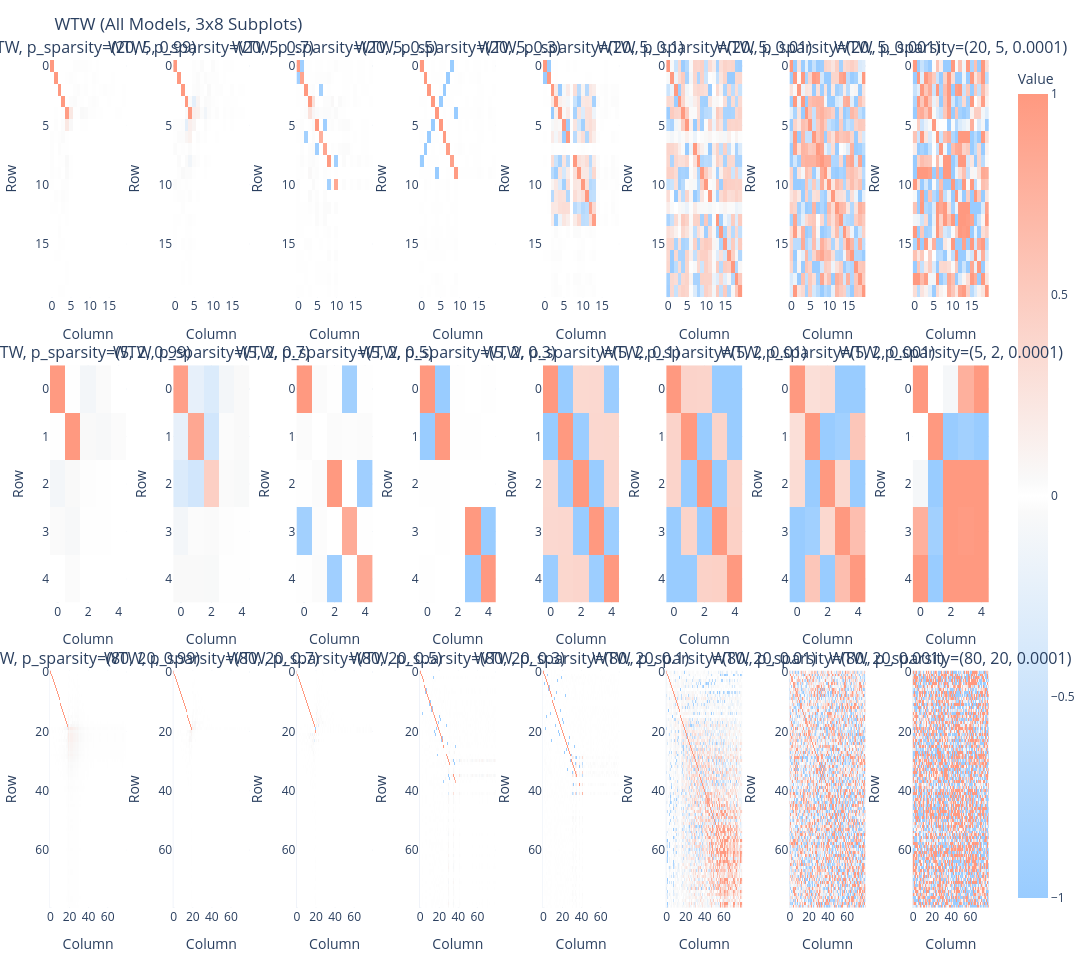

This figure's notebook cell:
### Code cell
from plotly.subplots import make_subplots

# Dynamically compute number of rows and columns to fit all models (max 5 columns)
n_models = len(Ws)
max_cols = 8
n_cols = min(n_models, max_cols)
n_rows = (n_models + n_cols - 1) // n_cols  # Ceiling division

# Prepare subplot titles for each position (left blank if not used)
subplot_titles = []
for i in range(n_rows * n_cols):
    if i < n_models:
        weight = Ws[i]
        title = (
            f"WTW, p_sparsity={weight[0]}"
            if isinstance(weight, (list, tuple)) and len(weight) > 1 else "WTW"
        )
        subplot_titles.append(title)
    else:
        subplot_titles.append("")

fig = make_subplots(
    rows=n_rows,
    cols=n_cols,
    subplot_titles=subplot_titles,
    horizontal_spacing=0.05,
    vertical_spacing=0.08,
)

for idx, weight in enumerate(Ws):
    # Unpack W and (optionally) p_sparsity
    W = weight[1]
    p_sparsity = weight[0] if isinstance(weight, (list, tuple)) and len(weight) > 1 else None
    # Ensure W is a torch Tensor
    if not isinstance(W, torch.Tensor):
        W = torch.tensor(W)
    WTW = W @ W.T
    # Convert Torch tensor to nested Python list for Plotly
    wtw_list = WTW.cpu().tolist()

    # Determine subplot position
    row_idx = idx // n_cols + 1  # Plotly rows are 1-based
    col_idx = idx % n_cols + 1   # Plotly cols are 1-based

    fig.add_trace(
        go.Heatmap(
            z=wtw_list,
            colorscale=[
                [0.0, "#ff9980"],      # lighter red for -1
                [0.48, "#f9f9f9"],    # near zero: lighter grey/white
                [0.5, "#ffffff"],     # zero: pure white
                [0.52, "#f9f9f9"],    # near zero: lighter grey/white
                [1.0, "#99ccff"]      # lighter blue for +1
            ],
            zmin=-1,
            zmax=1,
            colorbar=dict(title="Value") if idx == n_models - 1 else None,  # Show colorbar only on last subplot
            reversescale=True,
            showscale=True if idx == n_models - 1 else False,  # Only show scale on last
        ),
        row=row_idx,
        col=col_idx,
    )
    # Reverse y-axis for each subplot
    fig.update_yaxes(autorange="reversed", row=row_idx, col=col_idx)
    fig.update_xaxes(title_text="Column", row=row_idx, col=col_idx)
    fig.update_yaxes(title_text="Row", row=row_idx, col=col_idx)

fig.update_layout(
    height=320 * n_rows,
    width=320 * n_cols,
    margin=dict(t=60, l=10, r=10, b=10),
    template="plotly_white",
    title_text=f"WTW (All Models, {n_rows}x{n_cols} Subplots)",
)

fig.show()

### Figure 1 — Plotly figure (JSON) as saved in the notebook; plotly's stock layout.template omitted (floating-point values rounded to 4 significant figures; data arrays with more than 128 entries replaced by an {"elided": "..."} marker saying what was removed)
{"data": [{"colorscale": [[0, "#ff9980"], [0.48, "#f9f9f9"], [0.5, "#ffffff"], [0.52, "#f9f9f9"], [1, "#99ccff"]], "reversescale": true, "showscale": false, "type": "heatmap", "xaxis": "x", "yaxis": "y", "z": {"elided": "20x20 float values"}, "zmax": 1, "zmin": -1}, {"colorscale": [[0, "#ff9980"], [0.48, "#f9f9f9"], [0.5, "#ffffff"], [0.52, "#f9f9f9"], [1, "#99ccff"]], "reversescale": true, "showscale": false, "type": "heatmap", "xaxis": "x2", "yaxis": "y2", "z": {"elided": "20x20 float values"}, "zmax": 1, "zmin": -1}, {"colorscale": [[0, "#ff9980"], [0.48, "#f9f9f9"], [0.5, "#ffffff"], [0.52, "#f9f9f9"], [1, "#99ccff"]], "reversescale": true, "showscale": false, "type": "heatmap", "xaxis": "x3", "yaxis": "y3", "z": {"elided": "20x20 float values"}, "zmax": 1, "zmin": -1}, {"colorscale": [[0, "#ff9980"], [0.48, "#f9f9f9"], [0.5, "#ffffff"], [0.52, "#f9f9f9"], [1, "#99ccff"]], "reversescale": true, "showscale": false, "type": "heatmap", "xaxis": "x4", "yaxis": "y4", "z": {"elided": "20x20 float values"}, "zmax": 1, "zmin": -1}, {"colorscale": [[0, "#ff9980"], [0.48, "#f9f9f9"], [0.5, "#ffffff"], [0.52, "#f9f9f9"], [1, "#99ccff"]], "reversescale": true, "showscale": false, "type": "heatmap", "xaxis": "x5", "yaxis": "y5", "z": {"elided": "20x20 float values"}, "zmax": 1, "zmin": -1}, {"colorscale": [[0, "#ff9980"], [0.48, "#f9f9f9"], [0.5, "#ffffff"], [0.52, "#f9f9f9"], [1, "#99ccff"]], "reversescale": true, "showscale": false, "type": "heatmap", "xaxis": "x6", "yaxis": "y6", "z": {"elided": "20x20 float values"}, "zmax": 1, "zmin": -1}, {"colorscale": [[0, "#ff9980"], [0.48, "#f9f9f9"], [0.5, "#ffffff"], [0.52, "#f9f9f9"], [1, "#99ccff"]], "reversescale": true, "showscale": false, "type": "heatmap", "xaxis": "x7", "yaxis": "y7", "z": {"elided": "20x20 float values"}, "zmax": 1, "zmin": -1}, {"colorscale": [[0, "#ff9980"], [0.48, "#f9f9f9"], [0.5, "#ffffff"], [0.52, "#f9f9f9"], [1, "#99ccff"]], "reversescale": true, "showscale": false, "type": "heatmap", "xaxis": "x8", "yaxis": "y8", "z": {"elided": "20x20 float values"}, "zmax": 1, "zmin": -1}, {"colorscale": [[0, "#ff9980"], [0.48, "#f9f9f9"], [0.5, "#ffffff"], [0.52, "#f9f9f9"], [1, "#99ccff"]], "reversescale": true, "showscale": false, "type": "heatmap", "xaxis": "x9", "yaxis": "y9", "z": [[0.9919, -0.007327, -0.1046, -0.03229, 0.002485], [-0.007327, 0.9963, -0.03923, -0.06066, 0.02635], [-0.1046, -0.03923, 0.01264, 0.005851, -0.001321], [-0.03229, -0.06066, 0.005851, 0.004774, -0.001693], [0.002485, 0.02635, -0.001321, -0.001693, 0.000704]], "zmax": 1, "zmin": -1}, {"colorscale": [[0, "#ff9980"], [0.48, "#f9f9f9"], [0.5, "#ffffff"], [0.52, "#f9f9f9"], [1, "#99ccff"]], "reversescale": true, "showscale": false, "type": "heatmap", "xaxis": "x10", "yaxis": "y10", "z": [[0.9391, -0.2222, -0.3367, -0.09896, 0.04314], [-0.2222, 0.8596, -0.444, 0.0285, 0.03771], [-0.3367, -0.444, 0.4606, 0.03218, -0.04657], [-0.09896, 0.0285, 0.03218, 0.01046, -0.004244], [0.04314, 0.03771, -0.04657, -0.004244, 0.004828]], "zmax": 1, "zmin": -1}, {"colorscale": [[0, "#ff9980"], [0.48, "#f9f9f9"], [0.5, "#ffffff"], [0.52, "#f9f9f9"], [1, "#99ccff"]], "reversescale": true, "showscale": false, "type": "heatmap", "xaxis": "x11", "yaxis": "y11", "z": [[1.019, -0.02347, -0.00861, -0.914, 0.00362], [-0.02347, 0.001438, -0.02979, 0.02128, 0.02762], [-0.00861, -0.02979, 1.002, 2.78e-05, -0.9259], [-0.914, 0.02128, 2.78e-05, 0.82, 0.003862], [0.00362, 0.02762, -0.9259, 0.003862, 0.8553]], "zmax": 1, "zmin": -1}, {"colorscale": [[0, "#ff9980"], [0.48, "#f9f9f9"], [0.5, "#ffffff"], [0.52, "#f9f9f9"], [1, "#99ccff"]], "reversescale": true, "showscale": false, "type": "heatmap", "xaxis": "x12", "yaxis": "y12", "z": [[1.032, -1.021, 0.004917, -0.001628, -0.004204], [-1.021, 1.01, -0.004877, 0.006447, -0.00057], [0.004917, -0.004877, 3.014e-05, -0.00265, 0.002564], [-0.001628, 0.006447, -0.00265, 1.041, -1.018], [-0.004204, -0.00057, 0.002564, -1.018, 0.9957]], "zmax": 1, "zmin": -1}, {"colorscale": [[0, "#ff9980"], [0.48, "#f9f9f9"], [0.5, "#ffffff"], [0.52, "#f9f9f9"], [1, "#99ccff"]], "reversescale": true, "showscale": false, "type": "heatmap", "xaxis": "x13", "yaxis": "y13", "z": [[1.254, -1.019, 0.3637, 0.3687, -0.9689], [-1.019, 1.236, -0.971, 0.3753, 0.3781], [0.3637, -0.971, 1.222, -1.009, 0.3953], [0.3687, 0.3753, -1.009, 1.223, -0.9606], [-0.9689, 0.3781, 0.3953, -0.9606, 1.158]], "zmax": 1, "zmin": -1}, {"colorscale": [[0, "#ff9980"], [0.48, "#f9f9f9"], [0.5, "#ffffff"], [0.52, "#f9f9f9"], [1, "#99ccff"]], "reversescale": true, "showscale": false, "type": "heatmap", "xaxis": "x14", "yaxis": "y14", "z": [[1.351, 0.4167, 0.4056, -1.124, -1.09], [0.4167, 1.371, -1.099, 0.4106, -1.1], [0.4056, -1.099, 1.328, -1.084, 0.4254], [-1.124, 0.4106, -1.084, 1.397, 0.4417], [-1.09, -1.1, 0.4254, 0.4417, 1.35]], "zmax": 1, "zmin": -1}, {"colorscale": [[0, "#ff9980"], [0.48, "#f9f9f9"], [0.5, "#ffffff"], [0.52, "#f9f9f9"], [1, "#99ccff"]], "reversescale": true, "showscale": false, "type": "heatmap", "xaxis": "x15", "yaxis": "y15", "z": [[1.287, 0.2982, 0.331, -1.142, -1.22], [0.2982, 1.263, -1.136, -0.9214, 0.5475], [0.331, -1.136, 1.317, 0.3735, -1.157], [-1.142, -0.9214, 0.3735, 1.375, 0.6262], [-1.22, 0.5475, -1.157, 0.6262, 1.734]], "zmax": 1, "zmin": -1}, {"colorscale": [[0, "#ff9980"], [0.48, "#f9f9f9"], [0.5, "#ffffff"], [0.52, "#f9f9f9"], [1, "#99ccff"]], "reversescale": true, "showscale": false, "type": "heatmap", "xaxis": "x16", "yaxis": "y16", "z": [[2.35, 0.0001099, -0.0776, 0.7699, 1.027], [0.0001099, 1.15, -1.855, -0.9129, -1.156], [-0.0776, -1.855, 2.994, 1.447, 1.83], [0.7699, -0.9129, 1.447, 0.9771, 1.254], [1.027, -1.156, 1.83, 1.254, 1.611]], "zmax": 1, "zmin": -1}, {"colorscale": [[0, "#ff9980"], [0.48, "#f9f9f9"], [0.5, "#ffffff"], [0.52, "#f9f9f9"], [1, "#99ccff"]], "reversescale": true, "showscale": false, "type": "heatmap", "xaxis": "x17", "yaxis": "y17", "z": {"elided": "80x80 float values"}, "zmax": 1, "zmin": -1}, {"colorscale": [[0, "#ff9980"], [0.48, "#f9f9f9"], [0.5, "#ffffff"], [0.52, "#f9f9f9"], [1, "#99ccff"]], "reversescale": true, "showscale": false, "type": "heatmap", "xaxis": "x18", "yaxis": "y18", "z": {"elided": "80x80 float values"}, "zmax": 1, "zmin": -1}, {"colorscale": [[0, "#ff9980"], [0.48, "#f9f9f9"], [0.5, "#ffffff"], [0.52, "#f9f9f9"], [1, "#99ccff"]], "reversescale": true, "showscale": false, "type": "heatmap", "xaxis": "x19", "yaxis": "y19", "z": {"elided": "80x80 float values"}, "zmax": 1, "zmin": -1}, {"colorscale": [[0, "#ff9980"], [0.48, "#f9f9f9"], [0.5, "#ffffff"], [0.52, "#f9f9f9"], [1, "#99ccff"]], "reversescale": true, "showscale": false, "type": "heatmap", "xaxis": "x20", "yaxis": "y20", "z": {"elided": "80x80 float values"}, "zmax": 1, "zmin": -1}, {"colorscale": [[0, "#ff9980"], [0.48, "#f9f9f9"], [0.5, "#ffffff"], [0.52, "#f9f9f9"], [1, "#99ccff"]], "reversescale": true, "showscale": false, "type": "heatmap", "xaxis": "x21", "yaxis": "y21", "z": {"elided": "80x80 float values"}, "zmax": 1, "zmin": -1}, {"colorscale": [[0, "#ff9980"], [0.48, "#f9f9f9"], [0.5, "#ffffff"], [0.52, "#f9f9f9"], [1, "#99ccff"]], "reversescale": true, "showscale": false, "type": "heatmap", "xaxis": "x22", "yaxis": "y22", "z": {"elided": "80x80 float values"}, "zmax": 1, "zmin": -1}, {"colorscale": [[0, "#ff9980"], [0.48, "#f9f9f9"], [0.5, "#ffffff"], [0.52, "#f9f9f9"], [1, "#99ccff"]], "reversescale": true, "showscale": false, "type": "heatmap", "xaxis": "x23", "yaxis": "y23", "z": {"elided": "80x80 float values"}, "zmax": 1, "zmin": -1}, {"colorbar": {"title": {"text": "Value"}}, "colorscale": [[0, "#ff9980"], [0.48, "#f9f9f9"], [0.5, "#ffffff"], [0.52, "#f9f9f9"], [1, "#99ccff"]], "reversescale": true, "showscale": true, "type": "heatmap", "xaxis": "x24", "yaxis": "y24", "z": {"elided": "80x80 float values"}, "zmax": 1, "zmin": -1}], "layout": {"annotations": [{"font": {"size": 16}, "showarrow": false, "text": "WTW, p_sparsity=(20, 5, 0.99)", "x": 0.04062, "xanchor": "center", "xref": "paper", "y": 1, "yanchor": "bottom", "yref": "paper"}, {"font": {"size": 16}, "showarrow": false, "text": "WTW, p_sparsity=(20, 5, 0.7)", "x": 0.1719, "xanchor": "center", "xref": "paper", "y": 1, "yanchor": "bottom", "yref": "paper"}, {"font": {"size": 16}, "showarrow": false, "text": "WTW, p_sparsity=(20, 5, 0.5)", "x": 0.3031, "xanchor": "center", "xref": "paper", "y": 1, "yanchor": "bottom", "yref": "paper"}, {"font": {"size": 16}, "showarrow": false, "text": "WTW, p_sparsity=(20, 5, 0.3)", "x": 0.4344, "xanchor": "center", "xref": "paper", "y": 1, "yanchor": "bottom", "yref": "paper"}, {"font": {"size": 16}, "showarrow": false, "text": "WTW, p_sparsity=(20, 5, 0.1)", "x": 0.5656, "xanchor": "center", "xref": "paper", "y": 1, "yanchor": "bottom", "yref": "paper"}, {"font": {"size": 16}, "showarrow": false, "text": "WTW, p_sparsity=(20, 5, 0.01)", "x": 0.6969, "xanchor": "center", "xref": "paper", "y": 1, "yanchor": "bottom", "yref": "paper"}, {"font": {"size": 16}, "showarrow": false, "text": "WTW, p_sparsity=(20, 5, 0.001)", "x": 0.8281, "xanchor": "center", "xref": "paper", "y": 1, "yanchor": "bottom", "yref": "paper"}, {"font": {"size": 16}, "showarrow": false, "text": "WTW, p_sparsity=(20, 5, 0.0001)", "x": 0.9594, "xanchor": "center", "xref": "paper", "y": 1, "yanchor": "bottom", "yref": "paper"}, {"font": {"size": 16}, "showarrow": false, "text": "WTW, p_sparsity=(5, 2, 0.99)", "x": 0.04062, "xanchor": "center", "xref": "paper", "y": 0.64, "yanchor": "bottom", "yref": "paper"}, {"font": {"size": 16}, "showarrow": false, "text": "WTW, p_sparsity=(5, 2, 0.7)", "x": 0.1719, "xanchor": "center", "xref": "paper", "y": 0.64, "yanchor": "bottom", "yref": "paper"}, {"font": {"size": 16}, "showarrow": false, "text": "WTW, p_sparsity=(5, 2, 0.5)", "x": 0.3031, "xanchor": "center", "xref": "paper", "y": 0.64, "yanchor": "bottom", "yref": "paper"}, {"font": {"size": 16}, "showarrow": false, "text": "WTW, p_sparsity=(5, 2, 0.3)", "x": 0.4344, "xanchor": "center", "xref": "paper", "y": 0.64, "yanchor": "bottom", "yref": "paper"}, {"font": {"size": 16}, "showarrow": false, "text": "WTW, p_sparsity=(5, 2, 0.1)", "x": 0.5656, "xanchor": "center", "xref": "paper", "y": 0.64, "yanchor": "bottom", "yref": "paper"}, {"font": {"size": 16}, "showarrow": false, "text": "WTW, p_sparsity=(5, 2, 0.01)", "x": 0.6969, "xanchor": "center", "xref": "paper", "y": 0.64, "yanchor": "bottom", "yref": "paper"}, {"font": {"size": 16}, "showarrow": false, "text": "WTW, p_sparsity=(5, 2, 0.001)", "x": 0.8281, "xanchor": "center", "xref": "paper", "y": 0.64, "yanchor": "bottom", "yref": "paper"}, {"font": {"size": 16}, "showarrow": false, "text": "WTW, p_sparsity=(5, 2, 0.0001)", "x": 0.9594, "xanchor": "center", "xref": "paper", "y": 0.64, "yanchor": "bottom", "yref": "paper"}, {"font": {"size": 16}, "showarrow": false, "text": "WTW, p_sparsity=(80, 20, 0.99)", "x": 0.04062, "xanchor": "center", "xref": "paper", "y": 0.28, "yanchor": "bottom", "yref": "paper"}, {"font": {"size": 16}, "showarrow": false, "text": "WTW, p_sparsity=(80, 20, 0.7)", "x": 0.1719, "xanchor": "center", "xref": "paper", "y": 0.28, "yanchor": "bottom", "yref": "paper"}, {"font": {"size": 16}, "showarrow": false, "text": "WTW, p_sparsity=(80, 20, 0.5)", "x": 0.3031, "xanchor": "center", "xref": "paper", "y": 0.28, "yanchor": "bottom", "yref": "paper"}, {"font": {"size": 16}, "showarrow": false, "text": "WTW, p_sparsity=(80, 20, 0.3)", "x": 0.4344, "xanchor": "center", "xref": "paper", "y": 0.28, "yanchor": "bottom", "yref": "paper"}, {"font": {"size": 16}, "showarrow": false, "text": "WTW, p_sparsity=(80, 20, 0.1)", "x": 0.5656, "xanchor": "center", "xref": "paper", "y": 0.28, "yanchor": "bottom", "yref": "paper"}, {"font": {"size": 16}, "showarrow": false, "text": "WTW, p_sparsity=(80, 20, 0.01)", "x": 0.6969, "xanchor": "center", "xref": "paper", "y": 0.28, "yanchor": "bottom", "yref": "paper"}, {"font": {"size": 16}, "showarrow": false, "text": "WTW, p_sparsity=(80, 20, 0.001)", "x": 0.8281, "xanchor": "center", "xref": "paper", "y": 0.28, "yanchor": "bottom", "yref": "paper"}, {"font": {"size": 16}, "showarrow": false, "text": "WTW, p_sparsity=(80, 20, 0.0001)", "x": 0.9594, "xanchor": "center", "xref": "paper", "y": 0.28, "yanchor": "bottom", "yref": "paper"}], "height": 960, "margin": {"b": 10, "l": 10, "r": 10, "t": 60}, "title": {"text": "WTW (All Models, 3x8 Subplots)"}, "width": 2560, "xaxis": {"anchor": "y", "domain": [0, 0.08125], "title": {"text": "Column"}}, "xaxis10": {"anchor": "y10", "domain": [0.1312, 0.2125], "title": {"text": "Column"}}, "xaxis11": {"anchor": "y11", "domain": [0.2625, 0.3437], "title": {"text": "Column"}}, "xaxis12": {"anchor": "y12", "domain": [0.3937, 0.475], "title": {"text": "Column"}}, "xaxis13": {"anchor": "y13", "domain": [0.525, 0.6062], "title": {"text": "Column"}}, "xaxis14": {"anchor": "y14", "domain": [0.6562, 0.7375], "title": {"text": "Column"}}, "xaxis15": {"anchor": "y15", "domain": [0.7875, 0.8687], "title": {"text": "Column"}}, "xaxis16": {"anchor": "y16", "domain": [0.9187, 1], "title": {"text": "Column"}}, "xaxis17": {"anchor": "y17", "domain": [0, 0.08125], "title": {"text": "Column"}}, "xaxis18": {"anchor": "y18", "domain": [0.1312, 0.2125], "title": {"text": "Column"}}, "xaxis19": {"anchor": "y19", "domain": [0.2625, 0.3437], "title": {"text": "Column"}}, "xaxis2": {"anchor": "y2", "domain": [0.1312, 0.2125], "title": {"text": "Column"}}, "xaxis20": {"anchor": "y20", "domain": [0.3937, 0.475], "title": {"text": "Column"}}, "xaxis21": {"anchor": "y21", "domain": [0.525, 0.6062], "title": {"text": "Column"}}, "xaxis22": {"anchor": "y22", "domain": [0.6562, 0.7375], "title": {"text": "Column"}}, "xaxis23": {"anchor": "y23", "domain": [0.7875, 0.8687], "title": {"text": "Column"}}, "xaxis24": {"anchor": "y24", "domain": [0.9187, 1], "title": {"text": "Column"}}, "xaxis3": {"anchor": "y3", "domain": [0.2625, 0.3437], "title": {"text": "Column"}}, "xaxis4": {"anchor": "y4", "domain": [0.3937, 0.475], "title": {"text": "Column"}}, "xaxis5": {"anchor": "y5", "domain": [0.525, 0.6062], "title": {"text": "Column"}}, "xaxis6": {"anchor": "y6", "domain": [0.6562, 0.7375], "title": {"text": "Column"}}, "xaxis7": {"anchor": "y7", "domain": [0.7875, 0.8687], "title": {"text": "Column"}}, "xaxis8": {"anchor": "y8", "domain": [0.9187, 1], "title": {"text": "Column"}}, "xaxis9": {"anchor": "y9", "domain": [0, 0.08125], "title": {"text": "Column"}}, "yaxis": {"anchor": "x", "autorange": "reversed", "domain": [0.72, 1], "title": {"text": "Row"}}, "yaxis10": {"anchor": "x10", "autorange": "reversed", "domain": [0.36, 0.64], "title": {"text": "Row"}}, "yaxis11": {"anchor": "x11", "autorange": "reversed", "domain": [0.36, 0.64], "title": {"text": "Row"}}, "yaxis12": {"anchor": "x12", "autorange": "reversed", "domain": [0.36, 0.64], "title": {"text": "Row"}}, "yaxis13": {"anchor": "x13", "autorange": "reversed", "domain": [0.36, 0.64], "title": {"text": "Row"}}, "yaxis14": {"anchor": "x14", "autorange": "reversed", "domain": [0.36, 0.64], "title": {"text": "Row"}}, "yaxis15": {"anchor": "x15", "autorange": "reversed", "domain": [0.36, 0.64], "title": {"text": "Row"}}, "yaxis16": {"anchor": "x16", "autorange": "reversed", "domain": [0.36, 0.64], "title": {"text": "Row"}}, "yaxis17": {"anchor": "x17", "autorange": "reversed", "domain": [0, 0.28], "title": {"text": "Row"}}, "yaxis18": {"anchor": "x18", "autorange": "reversed", "domain": [0, 0.28], "title": {"text": "Row"}}, "yaxis19": {"anchor": "x19", "autorange": "reversed", "domain": [0, 0.28], "title": {"text": "Row"}}, "yaxis2": {"anchor": "x2", "autorange": "reversed", "domain": [0.72, 1], "title": {"text": "Row"}}, "yaxis20": {"anchor": "x20", "autorange": "reversed", "domain": [0, 0.28], "title": {"text": "Row"}}, "yaxis21": {"anchor": "x21", "autorange": "reversed", "domain": [0, 0.28], "title": {"text": "Row"}}, "yaxis22": {"anchor": "x22", "autorange": "reversed", "domain": [0, 0.28], "title": {"text": "Row"}}, "yaxis23": {"anchor": "x23", "autorange": "reversed", "domain": [0, 0.28], "title": {"text": "Row"}}, "yaxis24": {"anchor": "x24", "autorange": "reversed", "domain": [0, 0.28], "title": {"text": "Row"}}, "yaxis3": {"anchor": "x3", "autorange": "reversed", "domain": [0.72, 1], "title": {"text": "Row"}}, "yaxis4": {"anchor": "x4", "autorange": "reversed", "domain": [0.72, 1], "title": {"text": "Row"}}, "yaxis5": {"anchor": "x5", "autorange": "reversed", "domain": [0.72, 1], "title": {"text": "Row"}}, "yaxis6": {"anchor": "x6", "autorange": "reversed", "domain": [0.72, 1], "title": {"text": "Row"}}, "yaxis7": {"anchor": "x7", "autorange": "reversed", "domain": [0.72, 1], "title": {"text": "Row"}}, "yaxis8": {"anchor": "x8", "autorange": "reversed", "domain": [0.72, 1], "title": {"text": "Row"}}, "yaxis9": {"anchor": "x9", "autorange": "reversed", "domain": [0.36, 0.64], "title": {"text": "Row"}}}}
